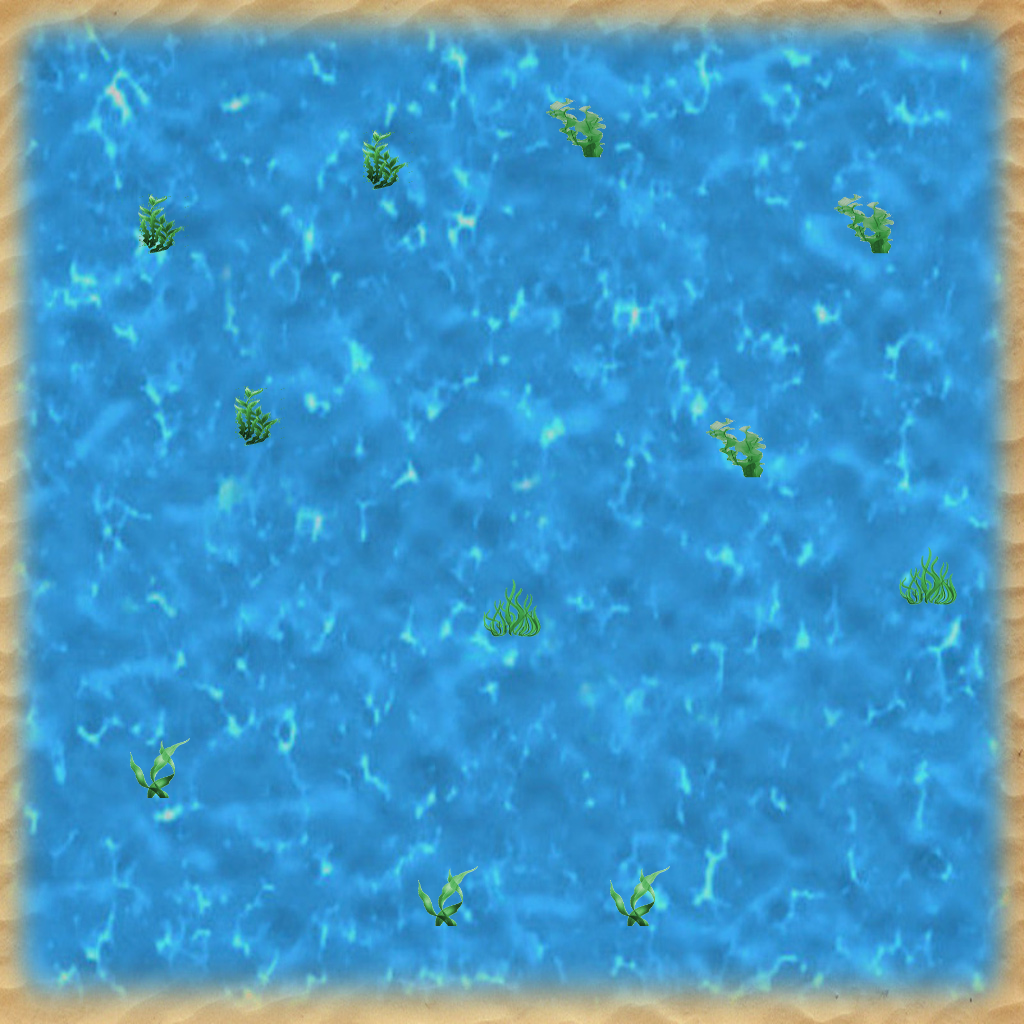

A 2D game scene composited from a Tiled map and its tileset images. What follows is a short description and the map's XML, with every tile layer's data as written:
An orthogonal 32x32 tile map with 32x32 px tiles, 1 tile layer (Camada de Tiles 1), 4 tilesets, 1 image layer and 18 objects.

<map version="1.0" tiledversion="1.1.3" orientation="orthogonal" renderorder="right-down" width="32" height="32" tilewidth="32" tileheight="32" infinite="0" nextobjectid="21">
 <tileset firstgid="1" name="ocean-plants" tilewidth="64" tileheight="64" tilecount="4" columns="2">
  <image source="ocean-plants.png" width="128" height="128" />
 </tileset>
 <tileset firstgid="5" name="starfish" tilewidth="60" tileheight="53" tilecount="1" columns="1">
  <image source="starfish.png" width="60" height="53" />
  <tile id="0">
   <properties>
    <property name="name" value="Starfish" />
   </properties>
  </tile>
 </tileset>
 <tileset firstgid="6" name="rock" tilewidth="100" tileheight="100" tilecount="1" columns="1">
  <image source="rock.png" width="100" height="100" />
  <tile id="0">
   <properties>
    <property name="name" value="Rock" />
   </properties>
  </tile>
 </tileset>
 <tileset firstgid="7" name="sign" tilewidth="64" tileheight="64" tilecount="1" columns="1">
  <image source="sign.png" width="64" height="64" />
  <tile id="0">
   <properties>
    <property name="message" value="Hello, world!" />
    <property name="name" value="Sign" />
   </properties>
  </tile>
 </tileset>
 <imagelayer name="Camada de Imagem 1">
  <image source="large-water.jpg" width="1024" height="1024" />
 </imagelayer>
 <layer name="Camada de Tiles 1" width="32" height="32">
  <data encoding="csv">
0,0,0,0,0,0,0,0,0,0,0,0,0,0,0,0,0,0,0,0,0,0,0,0,0,0,0,0,0,0,0,0,
0,0,0,0,0,0,0,0,0,0,0,0,0,0,0,0,0,0,0,0,0,0,0,0,0,0,0,0,0,0,0,0,
0,0,0,0,0,0,0,0,0,0,0,0,0,0,0,0,0,0,0,0,0,0,0,0,0,0,0,0,0,0,0,0,
0,0,0,0,0,0,0,0,0,0,0,0,0,0,0,0,0,0,0,0,0,0,0,0,0,0,0,0,0,0,0,0,
0,0,0,0,0,0,0,0,0,0,0,0,0,0,0,0,0,4,0,0,0,0,0,0,0,0,0,0,0,0,0,0,
0,0,0,0,0,0,0,0,0,0,0,1,0,0,0,0,0,0,0,0,0,0,0,0,0,0,0,0,0,0,0,0,
0,0,0,0,0,0,0,0,0,0,0,0,0,0,0,0,0,0,0,0,0,0,0,0,0,0,0,0,0,0,0,0,
0,0,0,0,1,0,0,0,0,0,0,0,0,0,0,0,0,0,0,0,0,0,0,0,0,0,4,0,0,0,0,0,
0,0,0,0,0,0,0,0,0,0,0,0,0,0,0,0,0,0,0,0,0,0,0,0,0,0,0,0,0,0,0,0,
0,0,0,0,0,0,0,0,0,0,0,0,0,0,0,0,0,0,0,0,0,0,0,0,0,0,0,0,0,0,0,0,
0,0,0,0,0,0,0,0,0,0,0,0,0,0,0,0,0,0,0,0,0,0,0,0,0,0,0,0,0,0,0,0,
0,0,0,0,0,0,0,0,0,0,0,0,0,0,0,0,0,0,0,0,0,0,0,0,0,0,0,0,0,0,0,0,
0,0,0,0,0,0,0,0,0,0,0,0,0,0,0,0,0,0,0,0,0,0,0,0,0,0,0,0,0,0,0,0,
0,0,0,0,0,0,0,1,0,0,0,0,0,0,0,0,0,0,0,0,0,0,0,0,0,0,0,0,0,0,0,0,
0,0,0,0,0,0,0,0,0,0,0,0,0,0,0,0,0,0,0,0,0,0,4,0,0,0,0,0,0,0,0,0,
0,0,0,0,0,0,0,0,0,0,0,0,0,0,0,0,0,0,0,0,0,0,0,0,0,0,0,0,0,0,0,0,
0,0,0,0,0,0,0,0,0,0,0,0,0,0,0,0,0,0,0,0,0,0,0,0,0,0,0,0,0,0,0,0,
0,0,0,0,0,0,0,0,0,0,0,0,0,0,0,0,0,0,0,0,0,0,0,0,0,0,0,0,0,0,0,0,
0,0,0,0,0,0,0,0,0,0,0,0,0,0,0,0,0,0,0,0,0,0,0,0,0,0,0,0,3,0,0,0,
0,0,0,0,0,0,0,0,0,0,0,0,0,0,0,3,0,0,0,0,0,0,0,0,0,0,0,0,0,0,0,0,
0,0,0,0,0,0,0,0,0,0,0,0,0,0,0,0,0,0,0,0,0,0,0,0,0,0,0,0,0,0,0,0,
0,0,0,0,0,0,0,0,0,0,0,0,0,0,0,0,0,0,0,0,0,0,0,0,0,0,0,0,0,0,0,0,
0,0,0,0,0,0,0,0,0,0,0,0,0,0,0,0,0,0,0,0,0,0,0,0,0,0,0,0,0,0,0,0,
0,0,0,0,0,0,0,0,0,0,0,0,0,0,0,0,0,0,0,0,0,0,0,0,0,0,0,0,0,0,0,0,
0,0,0,0,2,0,0,0,0,0,0,0,0,0,0,0,0,0,0,0,0,0,0,0,0,0,0,0,0,0,0,0,
0,0,0,0,0,0,0,0,0,0,0,0,0,0,0,0,0,0,0,0,0,0,0,0,0,0,0,0,0,0,0,0,
0,0,0,0,0,0,0,0,0,0,0,0,0,0,0,0,0,0,0,0,0,0,0,0,0,0,0,0,0,0,0,0,
0,0,0,0,0,0,0,0,0,0,0,0,0,0,0,0,0,0,0,0,0,0,0,0,0,0,0,0,0,0,0,0,
0,0,0,0,0,0,0,0,0,0,0,0,0,2,0,0,0,0,0,2,0,0,0,0,0,0,0,0,0,0,0,0,
0,0,0,0,0,0,0,0,0,0,0,0,0,0,0,0,0,0,0,0,0,0,0,0,0,0,0,0,0,0,0,0,
0,0,0,0,0,0,0,0,0,0,0,0,0,0,0,0,0,0,0,0,0,0,0,0,0,0,0,0,0,0,0,0,
0,0,0,0,0,0,0,0,0,0,0,0,0,0,0,0,0,0,0,0,0,0,0,0,0,0,0,0,0,0,0,0
</data>
 </layer>
 <objectgroup name="Camada de Objetos 1">
  <object id="1" gid="6" x="163.043" y="670.29" width="100" height="100" />
  <object id="2" gid="6" x="616.667" y="783.333" width="100" height="100" />
  <object id="3" gid="6" x="487.681" y="431.159" width="100" height="100" />
  <object id="4" gid="6" x="825.362" y="438.406" width="100" height="100" />
  <object id="5" gid="6" x="665.942" y="199.275" width="100" height="100" />
  <object id="6" gid="6" x="223.913" y="181.884" width="100" height="100" />
  <object id="7" gid="6" x="35.5072" y="413.768" width="100" height="100" />
  <object id="8" gid="6" x="180.435" y="958.696" width="100" height="100" />
  <object id="9" gid="5" x="436" y="290" width="60" height="53" />
  <object id="10" gid="5" x="114" y="638" width="60" height="53" />
  <object id="12" gid="5" x="702" y="728" width="60" height="53" />
  <object id="13" gid="5" x="116" y="936" width="60" height="53" />
  <object id="14" gid="5" x="928" y="398" width="60" height="53" />
  <object id="15" gid="5" x="746" y="116" width="60" height="53" />
  <object id="16" gid="5" x="72" y="112" width="60" height="53" />
  <object id="17" gid="7" x="300" y="490" width="64" height="64">
   <properties>
    <property name="message" value="Follow the previous sign" />
   </properties>
  </object>
  <object id="19" gid="7" x="726" y="932" width="64" height="64">
   <properties>
    <property name="message" value="Collect all the Stars!" />
   </properties>
  </object>
  <object id="20" x="320" y="700" width="92" height="72">
   <properties>
    <property name="name" value="Start" />
   </properties>
  </object>
 </objectgroup>
</map>
